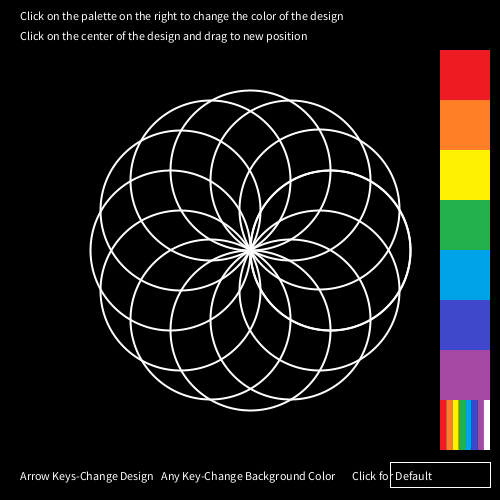
Frame 1 (no input)
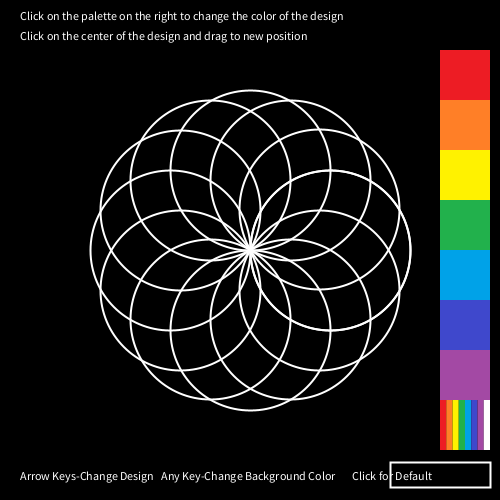
Frame 60 (the mouse pressed at the canvas centre just before this capture)
Frame 120 (the mouse held since frame 60 and released just before this capture): identical to frame 60, image omitted

The Processing sketch that drew these frames (run headless with seeded random() and noise(); from frame 60 on, the mouse is pressed at the canvas centre):

// Processing sketch: processing_109441
// ── processing_109441.pde

//Homework4
//Reproducion of code wihout consent is prohibited
//Coral Pais, Carnegie Mellon University

float x, y, wd, ht,radius,r,g,b,br,bg,bb,w;
int n;

void setup ( )
{
  size(500,500);
  fill (0,0,0);
  x= width*0.5;
  y=height*0.5;
  wd=width*0.1;
  w=wd/8;
  ht=height*0.1;
  radius=width*0.16;
  n=12;
  rect (0, 0, width, height);
  r=255;
  g=255;
  b=255;
  
  br=0;
  bg=0;
  bb=0;
 
}

void draw ( )
{
  background (br,bg,bb);
  
  noStroke();
  fill(237,28,36);
  rect (width-wd-10,ht,wd,ht);
  rect (width-wd-10,8*ht,ht/8,ht);
  fill(255,127,39);
  rect (width-wd-10,2*ht,wd,ht);
  rect (width-7*w-10, 8*ht,ht/8,ht);
  fill(255,242,0);
  rect (width-wd-10,3*ht,wd,ht);
  rect (width-6*w-10, 8*ht,ht/8,ht);
  fill(34,177,76);
  rect (width-wd-10,4*ht,wd,ht);
  rect (width-5*w-10,8*ht,ht/8,ht);
  fill(0,162,232);
  rect (width-wd-10,5*ht,wd,ht);
  rect (width-4*w-10,8*ht,ht/8,ht);
  fill(63,72,204);
  rect (width-wd-10,6*ht,wd,ht);
  rect (width-3*w-10,8*ht,ht/8,ht);
  fill(163,73,164);
  rect (width-wd-10,7*ht,wd,ht);
  rect (width-2*w-10,8*ht,ht/8,ht);
  fill(255);
  rect (width-w-10,8*ht , ht/8, ht);
  noFill();
  stroke (255);
  rect (width-wd-60, height-38, wd*2, ht*0.5);
  
  text ("Click on the palette on the right to change the color of the design", 20,20);
  text ("Click on the center of the design and drag to new position", 20,40);
  text ("Arrow Keys-Change Design   Any Key-Change Background Color       Click for Default", 20,height-20);
  
  
  
  strokeWeight(2);  
  stroke(r,g,b);  
  noFill( );
  for (int i=0; i<=n; i++)
  {
      ellipse (x+radius*cos(radians(i*360/n)),y+radius*sin(radians(i*360/n)),radius*2,radius*2);
  }
  
}

void keyPressed( )
{
   
    if (key==CODED)
     
      {if (keyCode== UP)
         n++;
       
        else if (keyCode==DOWN)
            {
              if (n>1)
              n--;
            }
      else if (keyCode == LEFT)
           { 
             radius++;
           }
       
      else if (keyCode == RIGHT)
          {
            radius--;
          }
        
      }
     
     else
    {
      br=random(255);
      bg=random (255);
      bb=random (255);
    } 

}

//palette
void mousePressed ()

{
  println (mouseX);
  if (mouseX>= width-wd-10 && mouseX<= width-10)
    {
      if (mouseY>= ht  && mouseY< 2*ht)
          {r=237; g=28; b=36;}
      else if (mouseY>= 2*ht  && mouseY< 3*ht)
          {r=255; g=127; b=39;}
      else if (mouseY>= 3*ht  && mouseY< 4*ht)
          {r=255; g=242; b=0;}
      else if (mouseY>= 4*ht  && mouseY< 5*ht)
          {r=34; g=177; b=76;}
      else if (mouseY>= 5*ht  && mouseY< 6*ht)
          {r=0; g=162; b=232;}
      else if (mouseY>= 6*ht  && mouseY< 7*ht)
          {r=63; g=72; b=204;}
      else if (mouseY>= 7*ht  && mouseY< 8*ht)
          {r=163; g=73; b=164;}
      else if (mouseY>= 8*ht  && mouseY< 9*ht)
          {r=random(255); g=random(255); b=random(255);}
    }
    
    else if (mouseX>= width-wd-60 && mouseX<= width-wd-60+(wd*2))
    {
      if (mouseY>=height-38  && mouseY<= height-38+( ht*0.5))
          {x= width*0.5;
            y=height*0.5;
            wd=width*0.1;
            ht=height*0.1;
            radius=width*0.16;
           n=12;
           r=255; g=255; b=255; 
           br=0; bg=0; bb=0;}
      
    }
    
    else if (mouseX>= x-wd && mouseX<= x+wd)
    {
      if (mouseY>= y-ht  && mouseY<= y+ht)
          {x=mouseX;
            y=mouseY;}
      
    }
  
  
  
  
}
